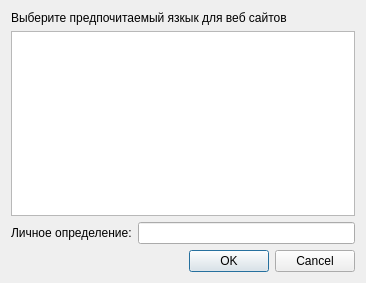
<?xml version="1.0" encoding="UTF-8"?>
<ui version="4.0">
 <class>AddAcceptLanguage</class>
 <widget class="QDialog" name="AddAcceptLanguage">
  <property name="geometry">
   <rect>
    <x>0</x>
    <y>0</y>
    <width>366</width>
    <height>283</height>
   </rect>
  </property>
  <property name="windowTitle">
   <string>Добавить язык</string>
  </property>
  <layout class="QVBoxLayout" name="verticalLayout">
   <item>
    <widget class="QLabel" name="label">
     <property name="text">
      <string>Выберите предпочитаемый язкык для веб сайтов</string>
     </property>
    </widget>
   </item>
   <item>
    <widget class="QListWidget" name="listWidget"/>
   </item>
   <item>
    <layout class="QHBoxLayout" name="horizontalLayout">
     <item>
      <widget class="QLabel" name="label_2">
       <property name="text">
        <string>Личное определение:</string>
       </property>
      </widget>
     </item>
     <item>
      <widget class="QLineEdit" name="ownDefinition"/>
     </item>
    </layout>
   </item>
   <item>
    <widget class="QDialogButtonBox" name="buttonBox">
     <property name="orientation">
      <enum>Qt::Horizontal</enum>
     </property>
     <property name="standardButtons">
      <set>QDialogButtonBox::Cancel|QDialogButtonBox::Ok</set>
     </property>
    </widget>
   </item>
  </layout>
 </widget>
 <resources/>
 <connections>
  <connection>
   <sender>buttonBox</sender>
   <signal>accepted()</signal>
   <receiver>AddAcceptLanguage</receiver>
   <slot>accept()</slot>
   <hints>
    <hint type="sourcelabel">
     <x>248</x>
     <y>254</y>
    </hint>
    <hint type="destinationlabel">
     <x>157</x>
     <y>274</y>
    </hint>
   </hints>
  </connection>
  <connection>
   <sender>buttonBox</sender>
   <signal>rejected()</signal>
   <receiver>AddAcceptLanguage</receiver>
   <slot>reject()</slot>
   <hints>
    <hint type="sourcelabel">
     <x>316</x>
     <y>260</y>
    </hint>
    <hint type="destinationlabel">
     <x>286</x>
     <y>274</y>
    </hint>
   </hints>
  </connection>
 </connections>
</ui>
